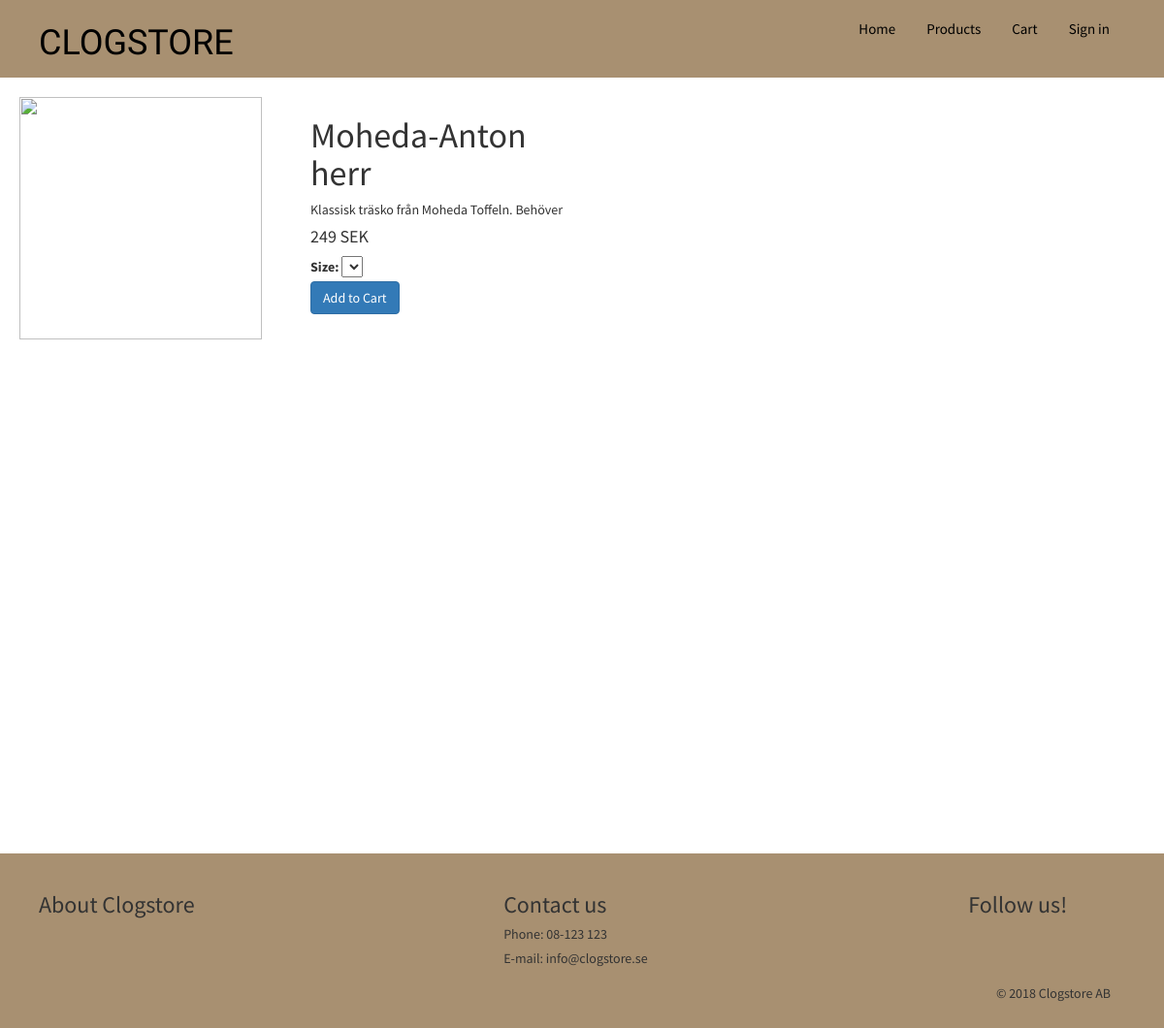
/?controller=product&pid=3, run on an earlier commit of the app's database.
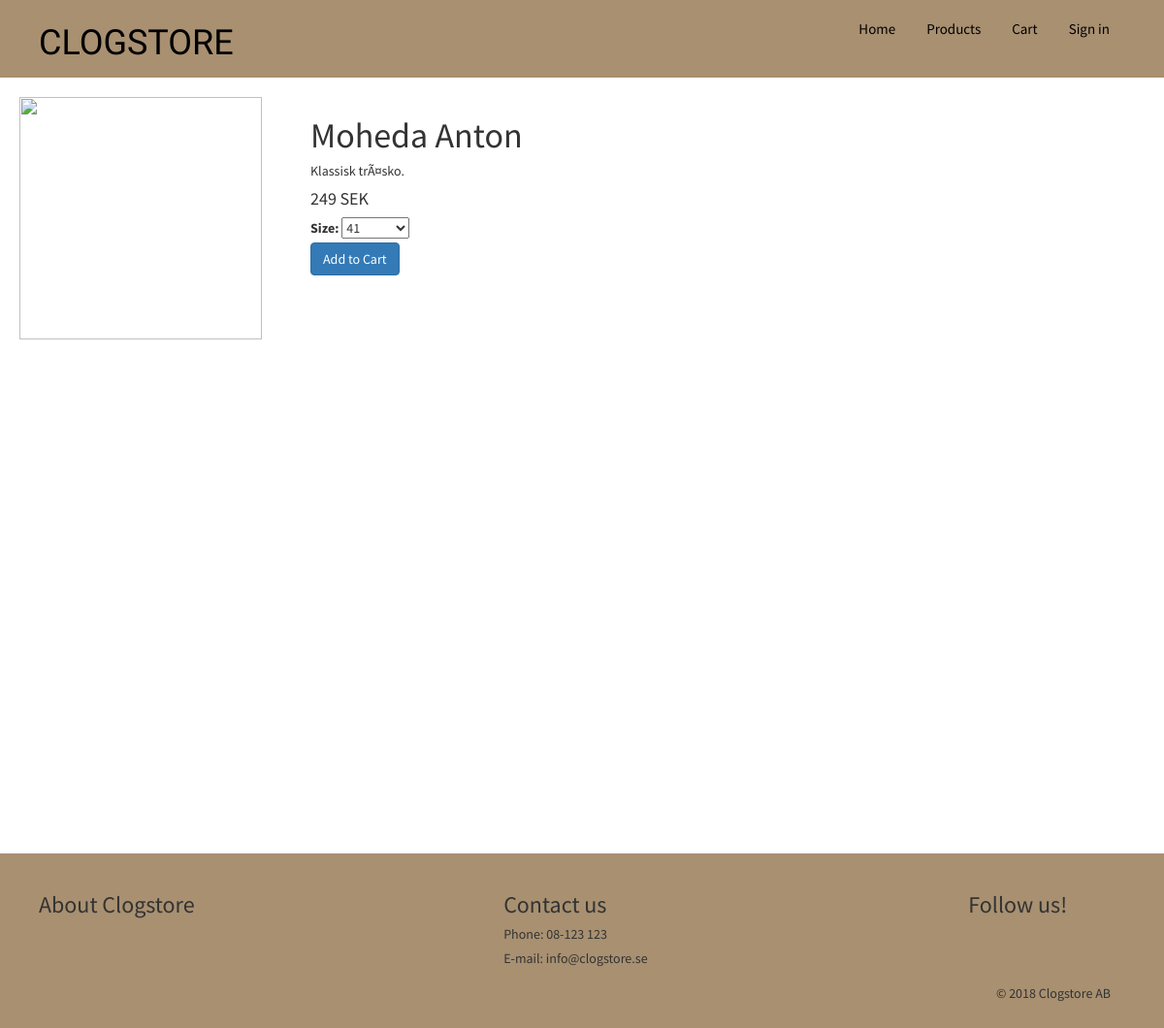
And on a later commit of the database.
### tables this page shows
CREATE TABLE `product` (
  `PID` int(11) NOT NULL AUTO_INCREMENT,
  `Title` varchar(45) NOT NULL,
  `Description` varchar(45) NOT NULL,
  `Price` float NOT NULL,
  PRIMARY KEY (`PID`)
);

### includes/functions.inc.php (called while the page is built)
<?php
$isAdmin = false;
if ($isAdmin == true){
	function loadTemplate($templateName, $templateData) {
		require("admin_templates/admin_header_tpl.php");
		require('admin_templates/admin_'.$templateName.'_tpl.php');
	}
}
else{
	function loadTemplate($templateName, $templateData) {
		require("templates/header.tpl.php");
		require('templates/'.$templateName.'.tpl.php');
		require("templates/footer.tpl.php");
	}
}

### user_controllers/product_controller.php (called while the page is built)
<?php
$sql = "SELECT * FROM product
        WHERE product.PID = :pid ";
$stmt = $dbh->prepare($sql);
$stmt->bindParam(':pid', $_GET['pid']);
$stmt->execute();
$product = $stmt->fetch(PDO::FETCH_OBJ);
$sql = "SELECT * FROM size
        WHERE size.PID = :pid ";
$stmt = $dbh->prepare($sql);
$stmt->bindParam(':pid', $_GET['pid']);
$stmt->execute();
$product->sizes = $stmt->fetchAll(PDO::FETCH_OBJ);
loadTemplate("product", $product);
?>

### templates/product.tpl.php (the view, shortened to what this page needs)
<html>
    <div class="col-md-4 productImage">
        <img id="productImage" src="<?php echo $templateData->Image; ?>"/>
    </div>
    <div class="col-md-4 productDetails">
        <h1><?php echo $templateData->Title;?></h1>
        <h5><?php echo $templateData->Description;?></h2>
        <h4><?php echo $templateData->Price;?> SEK</h3>
        <form>
            <label>Size:</label>
            <select>
            <?php foreach ($templateData->sizes as $size) {
                if ($size->Stock > 0) {
                    echo "<option value='".$size->Size."'>".$size->Size."</option>";
                } else {
                    echo "<option disabled>".$size->Size." SLUT</option>";
                }
                }
            ?>
            </select>
        </form>
<form method="post" action="?controller=cart&action=add">
  <?php
        printf('<input type="hidden" name="newCartItem[pid]" value="%s">',$templateData->PID);
?>
    <button id="addToCartBtn" class="btn btn-primary" type="submit">Add to Cart</button>
</form>
    </div>
</html>

What changed in the data, as far as the page shows it:
changed product: Title "Moheda-Anton herr" → "Moheda Anton"; Description "Klassisk träsko från Moheda Toffeln. Behöver" → "Klassisk trÃ¤sko."
Also different on the page:
form field value: (not shown) → "41"
